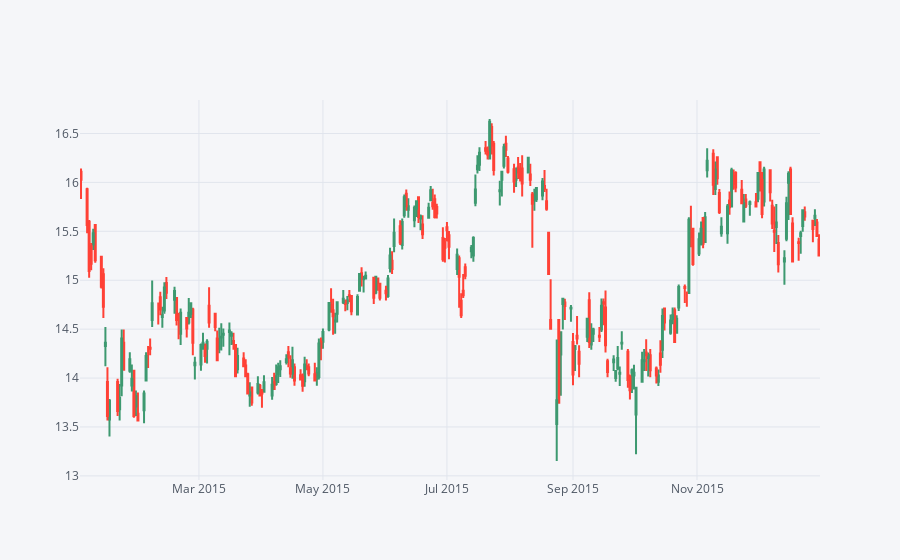

The cell this chart's notebook holds for it:
### Markdown cell above
** Use .iplot(kind='candle) to create a candle plot of Bank of America's stock from Jan 1st 2015 to Jan 1st 2016.**

### Code cell
BAC[['Open', 'High', 'Low', 'Close']].xs(key='2015',axis=0).iplot(kind='candle',colorscale='rdylbu')

### Figure 1 — Plotly figure (JSON) as saved in the notebook; plotly's stock layout.template omitted (floating-point values rounded to 4 significant figures; data arrays with more than 128 entries replaced by an {"elided": "..."} marker saying what was removed)
{"data": [{"close": {"elided": "252 float values"}, "high": {"elided": "252 float values"}, "low": {"elided": "252 float values"}, "open": {"elided": "252 float values"}, "showlegend": false, "type": "candlestick", "x": {"elided": "252 str values"}, "yaxis": "y2"}], "layout": {"legend": {"bgcolor": "#F5F6F9", "font": {"color": "#4D5663"}}, "paper_bgcolor": "#F5F6F9", "plot_bgcolor": "#F5F6F9", "title": {"font": {"color": "#4D5663"}}, "xaxis": {"gridcolor": "#E1E5ED", "rangeslider": {"visible": false}, "showgrid": true, "tickfont": {"color": "#4D5663"}, "title": {"font": {"color": "#4D5663"}, "text": ""}, "zerolinecolor": "#E1E5ED"}, "yaxis": {"gridcolor": "#E1E5ED", "showgrid": true, "showticklabels": false, "tickfont": {"color": "#4D5663"}, "title": {"font": {"color": "#4D5663"}, "text": ""}, "zerolinecolor": "#E1E5ED"}, "yaxis2": {"gridcolor": "#E1E5ED", "showgrid": true, "tickfont": {"color": "#4D5663"}, "title": {"font": {"color": "#4D5663"}, "text": ""}, "zerolinecolor": "#E1E5ED"}}}
